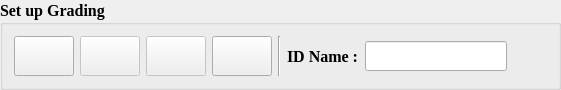
                     <widget class="QGroupBox" name="groupBox">
                      <property name="minimumSize">
                       <size>
                        <width>0</width>
                        <height>0</height>
                       </size>
                      </property>
                      <property name="maximumSize">
                       <size>
                        <width>16777215</width>
                        <height>80</height>
                       </size>
                      </property>
                      <property name="font">
                       <font>
                        <family>Times New Roman</family>
                        <pointsize>12</pointsize>
                        <weight>75</weight>
                        <bold>true</bold>
                       </font>
                      </property>
                      <property name="toolTip">
                       <string>Detection Tab</string>
                      </property>
                      <property name="title">
                       <string>Set up Grading</string>
                      </property>
                      <layout class="QHBoxLayout" name="horizontalLayout_18">
                       <item>
                        <widget class="QPushButton" name="camera_connect_btn_5">
                         <property name="minimumSize">
                          <size>
                           <width>60</width>
                           <height>40</height>
                          </size>
                         </property>
                         <property name="maximumSize">
                          <size>
                           <width>80</width>
                           <height>16777215</height>
                          </size>
                         </property>
                         <property name="font">
                          <font>
                           <family>Times New Roman</family>
                           <pointsize>10</pointsize>
                           <weight>75</weight>
                           <bold>true</bold>
                          </font>
                         </property>
                         <property name="cursor">
                          <cursorShape>PointingHandCursor</cursorShape>
                         </property>
                         <property name="toolTip">
                          <string>Camera Connection</string>
                         </property>
                         <property name="styleSheet">
                          <string notr="true">QPushButton{
	border-right: 8px solid red;
}</string>
                         </property>
                         <property name="text">
                          <string/>
                         </property>
                         <property name="icon">
                          <iconset>
                           <normaloff>Icons/power-button.png</normaloff>Icons/power-button.png</iconset>
                         </property>
                         <property name="iconSize">
                          <size>
                           <width>30</width>
                           <height>30</height>
                          </size>
                         </property>
                         <property name="checkable">
                          <bool>false</bool>
                         </property>
                        </widget>
                       </item>
                       <item>
                        <widget class="QPushButton" name="start_capturing_btn_5">
                         <property name="enabled">
                          <bool>false</bool>
                         </property>
                         <property name="minimumSize">
                          <size>
                           <width>60</width>
                           <height>40</height>
                          </size>
                         </property>
                         <property name="maximumSize">
                          <size>
                           <width>80</width>
                           <height>16777215</height>
                          </size>
                         </property>
                         <property name="font">
                          <font>
                           <family>Times New Roman</family>
                           <pointsize>10</pointsize>
                           <weight>75</weight>
                           <bold>true</bold>
                          </font>
                         </property>
                         <property name="cursor">
                          <cursorShape>PointingHandCursor</cursorShape>
                         </property>
                         <property name="toolTip">
                          <string> Start Detection</string>
                         </property>
                         <property name="styleSheet">
                          <string notr="true"/>
                         </property>
                         <property name="text">
                          <string/>
                         </property>
                         <property name="icon">
                          <iconset>
                           <normaloff>Icons/play-button_org.png</normaloff>Icons/play-button_org.png</iconset>
                         </property>
                         <property name="iconSize">
                          <size>
                           <width>30</width>
                           <height>30</height>
                          </size>
                         </property>
                        </widget>
                       </item>
                       <item>
                        <widget class="QPushButton" name="stop_capturing_btn_5">
                         <property name="enabled">
                          <bool>false</bool>
                         </property>
                         <property name="minimumSize">
                          <size>
                           <width>60</width>
                           <height>40</height>
                          </size>
                         </property>
                         <property name="maximumSize">
                          <size>
                           <width>80</width>
                           <height>16777215</height>
                          </size>
                         </property>
                         <property name="font">
                          <font>
                           <family>Times New Roman</family>
                           <pointsize>10</pointsize>
                           <weight>75</weight>
                           <bold>true</bold>
                          </font>
                         </property>
                         <property name="cursor">
                          <cursorShape>PointingHandCursor</cursorShape>
                         </property>
                         <property name="toolTip">
                          <string> Stop Detection</string>
                         </property>
                         <property name="styleSheet">
                          <string notr="true"/>
                         </property>
                         <property name="text">
                          <string/>
                         </property>
                         <property name="icon">
                          <iconset>
                           <normaloff>Icons/stop.png</normaloff>Icons/stop.png</iconset>
                         </property>
                         <property name="iconSize">
                          <size>
                           <width>30</width>
                           <height>30</height>
                          </size>
                         </property>
                        </widget>
                       </item>
                       <item>
                        <widget class="QPushButton" name="reset_capturing_btn_5">
                         <property name="minimumSize">
                          <size>
                           <width>60</width>
                           <height>40</height>
                          </size>
                         </property>
                         <property name="maximumSize">
                          <size>
                           <width>80</width>
                           <height>16777215</height>
                          </size>
                         </property>
                         <property name="font">
                          <font>
                           <family>Times New Roman</family>
                           <pointsize>10</pointsize>
                           <weight>75</weight>
                           <bold>true</bold>
                          </font>
                         </property>
                         <property name="cursor">
                          <cursorShape>PointingHandCursor</cursorShape>
                         </property>
                         <property name="toolTip">
                          <string>&lt;html&gt;&lt;head/&gt;&lt;body&gt;&lt;p&gt;Save and Reset Values&lt;/p&gt;&lt;/body&gt;&lt;/html&gt;</string>
                         </property>
                         <property name="text">
                          <string/>
                         </property>
                         <property name="icon">
                          <iconset>
                           <normaloff>Icons/save.png</normaloff>Icons/save.png</iconset>
                         </property>
                         <property name="iconSize">
                          <size>
                           <width>30</width>
                           <height>25</height>
                          </size>
                         </property>
                        </widget>
                       </item>
                       <item>
                        <widget class="Line" name="line_11">
                         <property name="font">
                          <font>
                           <family>Times New Roman</family>
                           <pointsize>10</pointsize>
                           <weight>75</weight>
                           <bold>true</bold>
                          </font>
                         </property>
                         <property name="orientation">
                          <enum>Qt::Vertical</enum>
                         </property>
                        </widget>
                       </item>
                       <item>
                        <widget class="QLabel" name="label_23">
                         <property name="font">
                          <font>
                           <family>Times New Roman</family>
                           <pointsize>12</pointsize>
                           <weight>75</weight>
                           <bold>true</bold>
                          </font>
                         </property>
                         <property name="text">
                          <string>ID Name :</string>
                         </property>
                        </widget>
                       </item>
                       <item>
                        <widget class="QLineEdit" name="record_name_text">
                         <property name="minimumSize">
                          <size>
                           <width>0</width>
                           <height>30</height>
                          </size>
                         </property>
                         <property name="maximumSize">
                          <size>
                           <width>200</width>
                           <height>30</height>
                          </size>
                         </property>
                         <property name="font">
                          <font>
                           <family>Times New Roman</family>
                           <pointsize>11</pointsize>
                          </font>
                         </property>
                         <property name="alignment">
                          <set>Qt::AlignCenter</set>
                         </property>
                        </widget>
                       </item>
                       <item>
                        <spacer name="horizontalSpacer_5">
                         <property name="orientation">
                          <enum>Qt::Horizontal</enum>
                         </property>
                         <property name="sizeHint" stdset="0">
                          <size>
                           <width>40</width>
                           <height>20</height>
                          </size>
                         </property>
                        </spacer>
                       </item>
                      </layout>
                     </widget>
